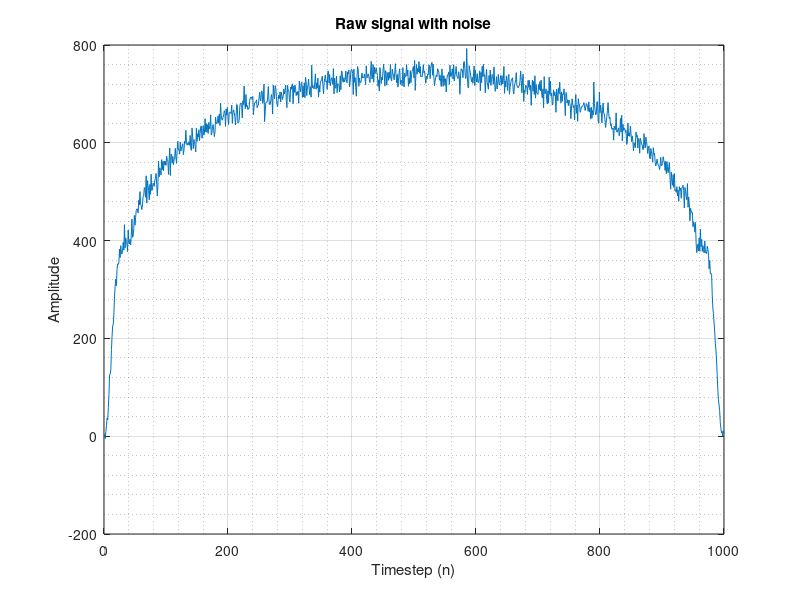

This figure's MATLAB source: (Note: this script raises an error after producing the figure.)
% Generate the signal
Fs = 1000;
N = 1000;
M = 30;
delta_t = 1/Fs;
timestep = 0:N;     % n
f = 0:Fs/2;         % all frequencies.
          
% TODO: use randn to generate some noise and add that in with a factor to
% control how much noise.
noise_coef = 0.1;
noise_raw = randn(size(timestep));
noise = noise_raw(1:end-1) * noise_coef;

x_wo_noise = 0;        % Signal without noise
x = zeros(1, N);       % preallocating the vector with just zeroes

% These nested for loops generate the raw signal
for n = 1:N
    for i = 1:M
        % This for loop sums up all the frequency components
        x_wo_noise = x_wo_noise + sin(2*pi*f(i)*n*delta_t);
    end
    
    x(1, n) = x_wo_noise;
end

x = x + (std(x)*noise);

figure, plot(x)
title('Raw signal with noise'), xlabel('Timestep (n)'), ylabel('Amplitude')
grid on, grid minor

% Power Spectrum Density calculations
% PSD by Welch's method: Chebyshev window
len_coef = 5;
win_size = floor(length(x)/len_coef);
win_over = 25;

win_coef = chebwin(win_size);

num_of_win = 1 + round((len_coef - 1)/(1-(win_over/100)));
nfft = length(x);

[welchp, f11] = pwelch(x, win_coef, round(win_size*win_over/100), nfft, Fs, "onesided", "psd");
figure, plot(f11, 20*log10(welchp))
title(['Welch method, num of windows = ' num2str(num_of_win), ', window = Chebyshev']), xlabel('frequency (Hz)'), ylabel('PSD magnitude (dB)')
grid on, grid minor

% The sinusoidal components M can be seen at the 30Hz frequency in the PSD